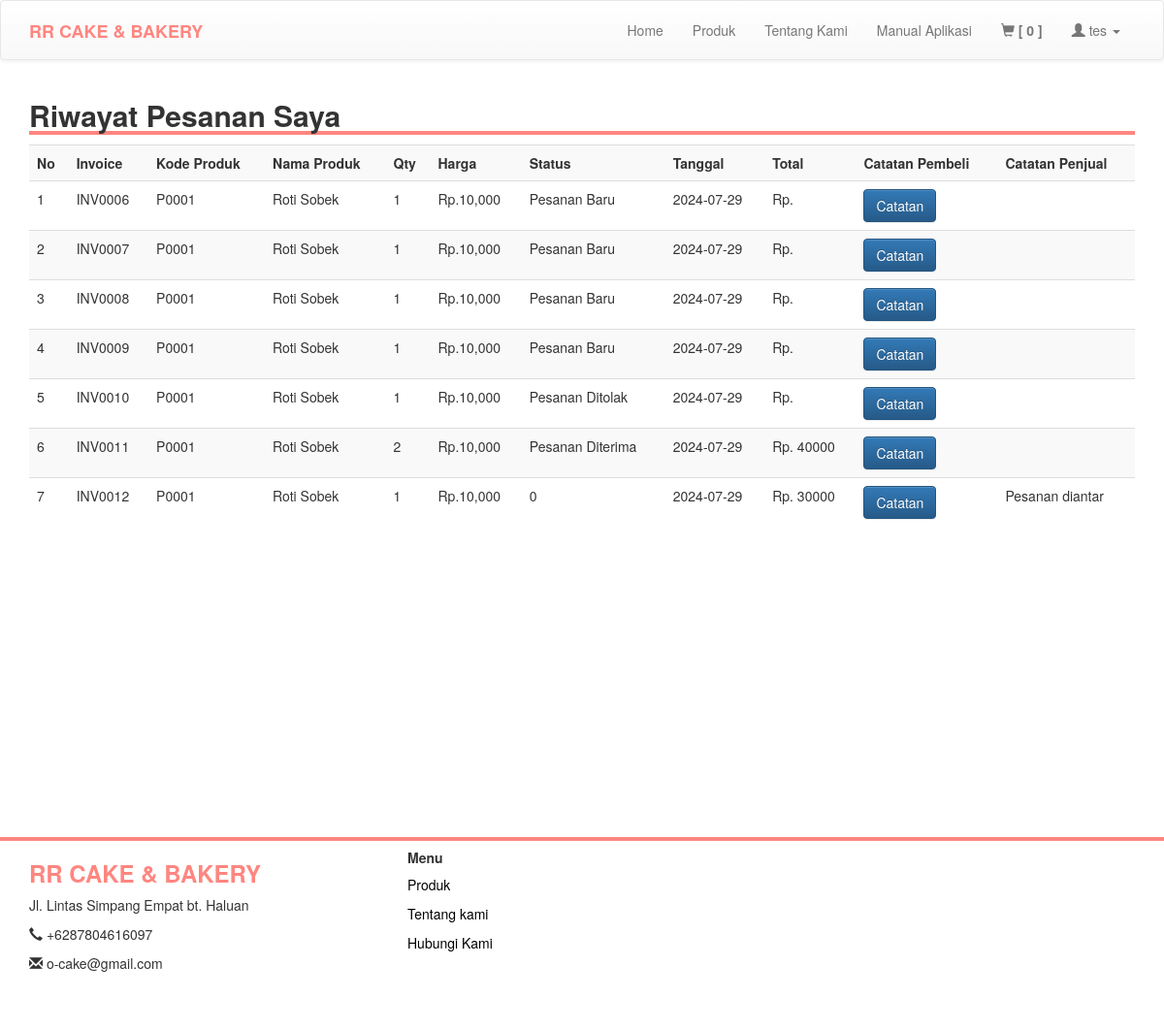
The app's page /riwayat.php (signed in), older data.
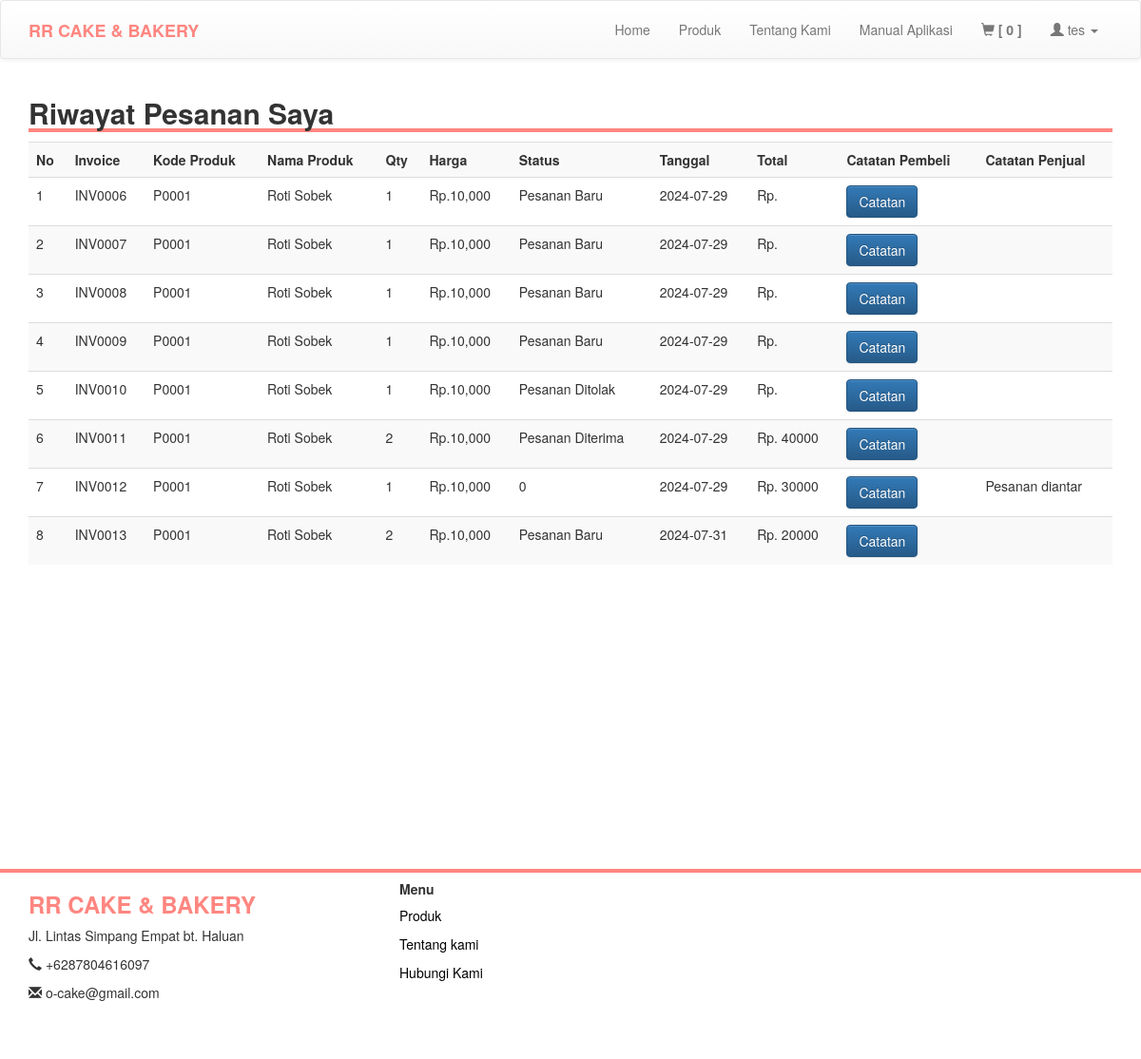
The same page, newer data.
### tables this page shows
CREATE TABLE `produksi` (
  `id_order` int NOT NULL,
  `invoice` varchar(200) NOT NULL,
  `kode_customer` varchar(200) NOT NULL,
  `kode_produk` varchar(200) NOT NULL,
  `nama_produk` varchar(200) NOT NULL,
  `qty` int NOT NULL,
  `harga` int NOT NULL,
  `status` varchar(200) NOT NULL,
  `tanggal` date NOT NULL,
  `provinsi` varchar(200) NOT NULL,
  `kota` varchar(200) NOT NULL,
  `alamat` varchar(200) NOT NULL,
  `kode_pos` varchar(200) NOT NULL,
  `terima` int DEFAULT '0',
  `tolak` int DEFAULT '0',
  `cek` int DEFAULT '0',
  `catatan_pembeli` text,
  `catatan_penjual` text,
  `pengiriman` varchar(100) DEFAULT NULL,
  `bukti_pengiriman` varchar(255) DEFAULT NULL,
  `grand_total` int DEFAULT NULL
);

### riwayat.php (the view, shortened to what this page needs)
<?php
include 'header.php';
include 'koneksi/koneksi.php';
$kd_cs = $_SESSION['kd_cs'];
$query = "SELECT * FROM produksi WHERE kode_customer = '$kd_cs'";
$result = mysqli_query($conn, $query);
?>
<div class="container" style="padding-bottom: 300px;">
    <h2 style="width: 100%; border-bottom: 4px solid #ff8680"><b>Riwayat Pesanan Saya</b></h2>
    <table class="table table-striped">
        <tr>
            <th>No</th>
            <th>Invoice</th>
            <th>Kode Produk</th>
            <th>Nama Produk</th>
            <th>Qty</th>
            <th>Harga</th>
            <th>Status</th>
            <th>Tanggal</th>
            <th>Total</th>
            <th>Catatan Pembeli</th>
            <th>Catatan Penjual</th>
        </tr>
        <?php
        $no = 1;
        while ($row = mysqli_fetch_assoc($result)) {
            ?>
            <tr>
                <td><?= $no; ?></td>
                <td><?= htmlspecialchars($row['invoice']); ?></td>
                <td><?= htmlspecialchars($row['kode_produk']); ?></td>
                <td><?= htmlspecialchars($row['nama_produk']); ?></td>
                <td><?= htmlspecialchars($row['qty']); ?></td>
                <td>Rp.<?= number_format($row['harga']); ?></td>
                <td><?= htmlspecialchars($row['status']); ?></td>
                <td><?= htmlspecialchars($row['tanggal']); ?></td>
                <td>Rp. <?= htmlspecialchars($row['grand_total']); ?></td>
                <td>
                    <button class="btn btn-primary btn-edit" data-id="<?= $row['id_order']; ?>" data-catatan="<?= htmlspecialchars($row['catatan_pembeli']); ?>">
                       Catatan
                    </button>
                </td>
                <td><?= htmlspecialchars($row['catatan_penjual']); ?></td>
            </tr>
            <?php
            $no++;
        }
        ?>
    </table>
</div>
<?php
include 'footer.php';
?>

Row changes from the older to the newer data that the page shows:
added produksi: invoice "INV0013", kode_produk "P0001", nama_produk "Roti Sobek", qty "2", harga "10,000", status "Pesanan Baru", tanggal "2024-07-31", grand_total "20000"
